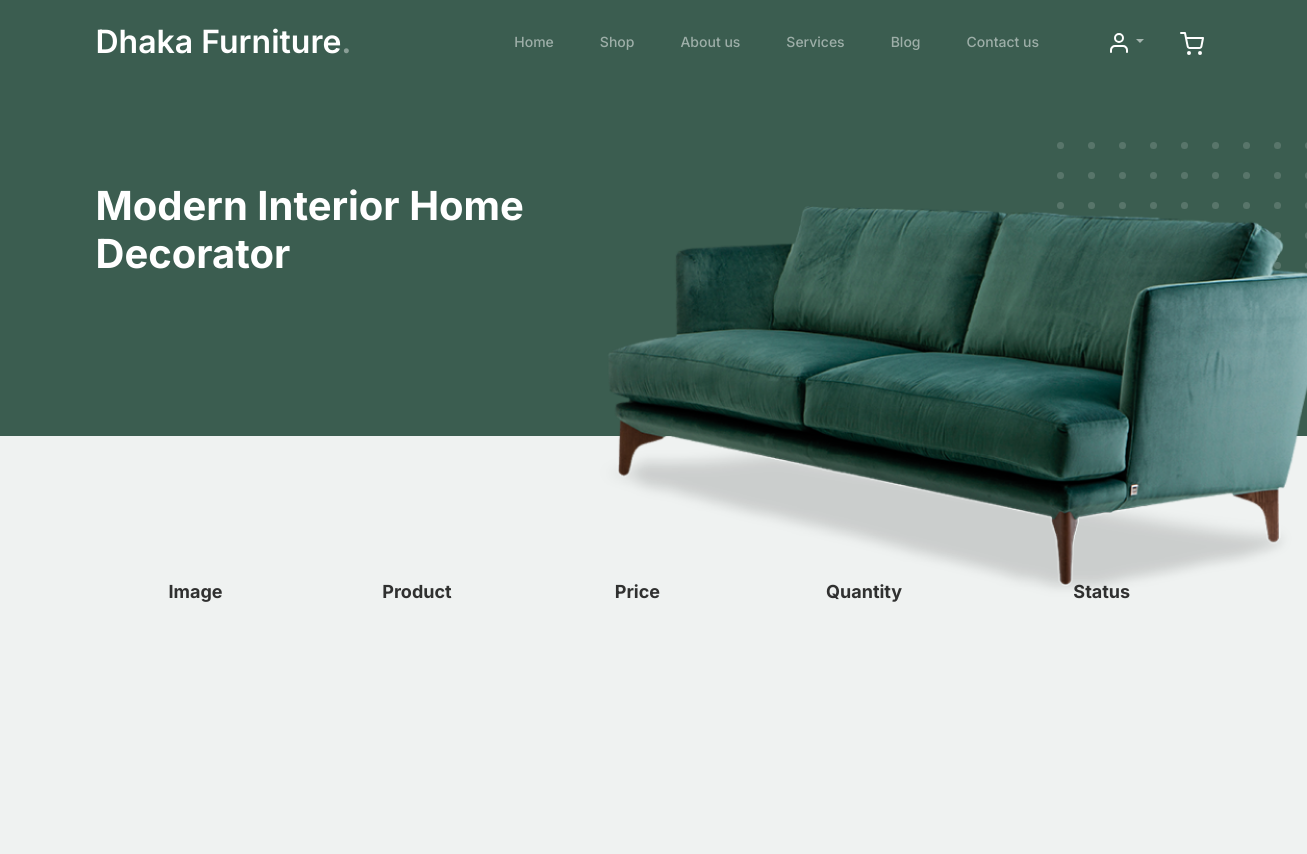
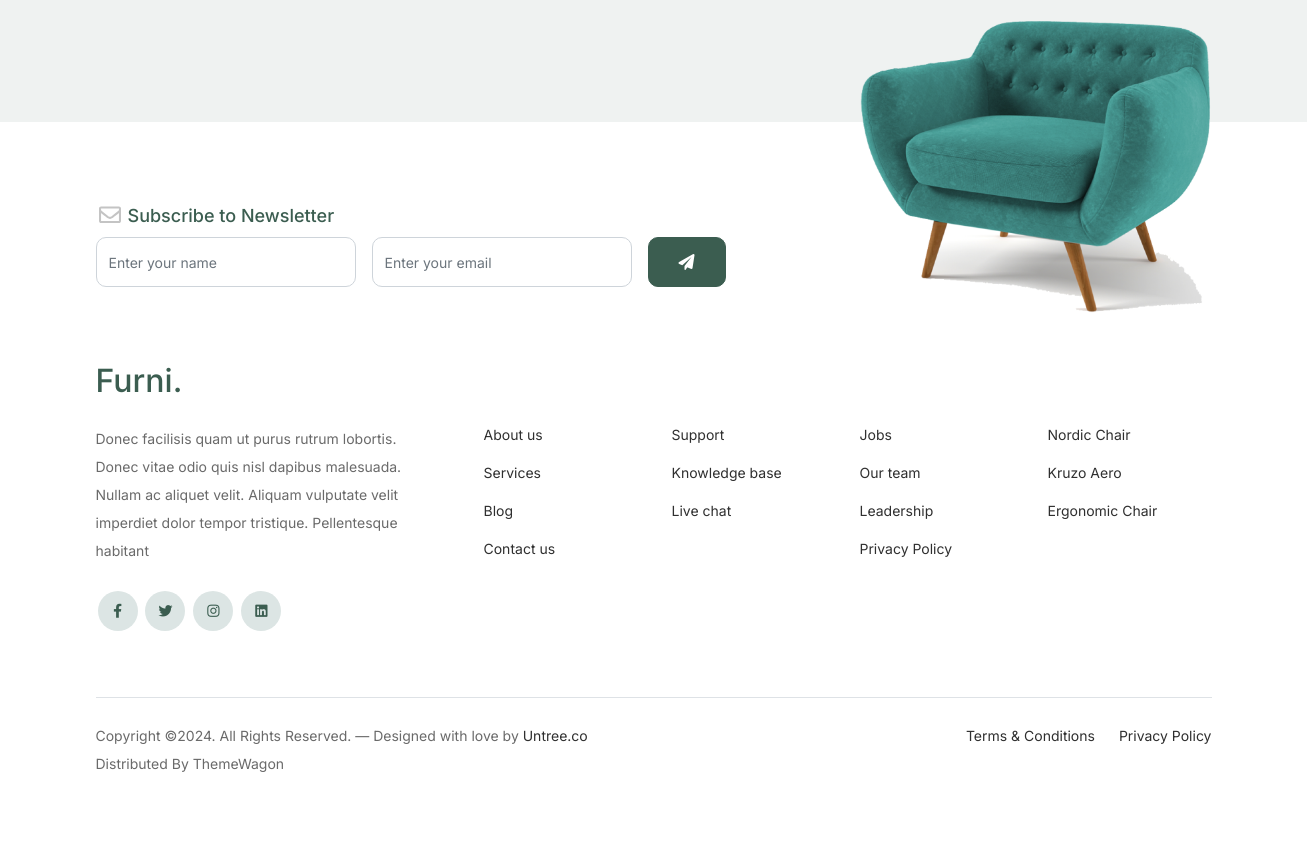
The app's page /order-details/ (signed in), older data (2 pictures, top to bottom).
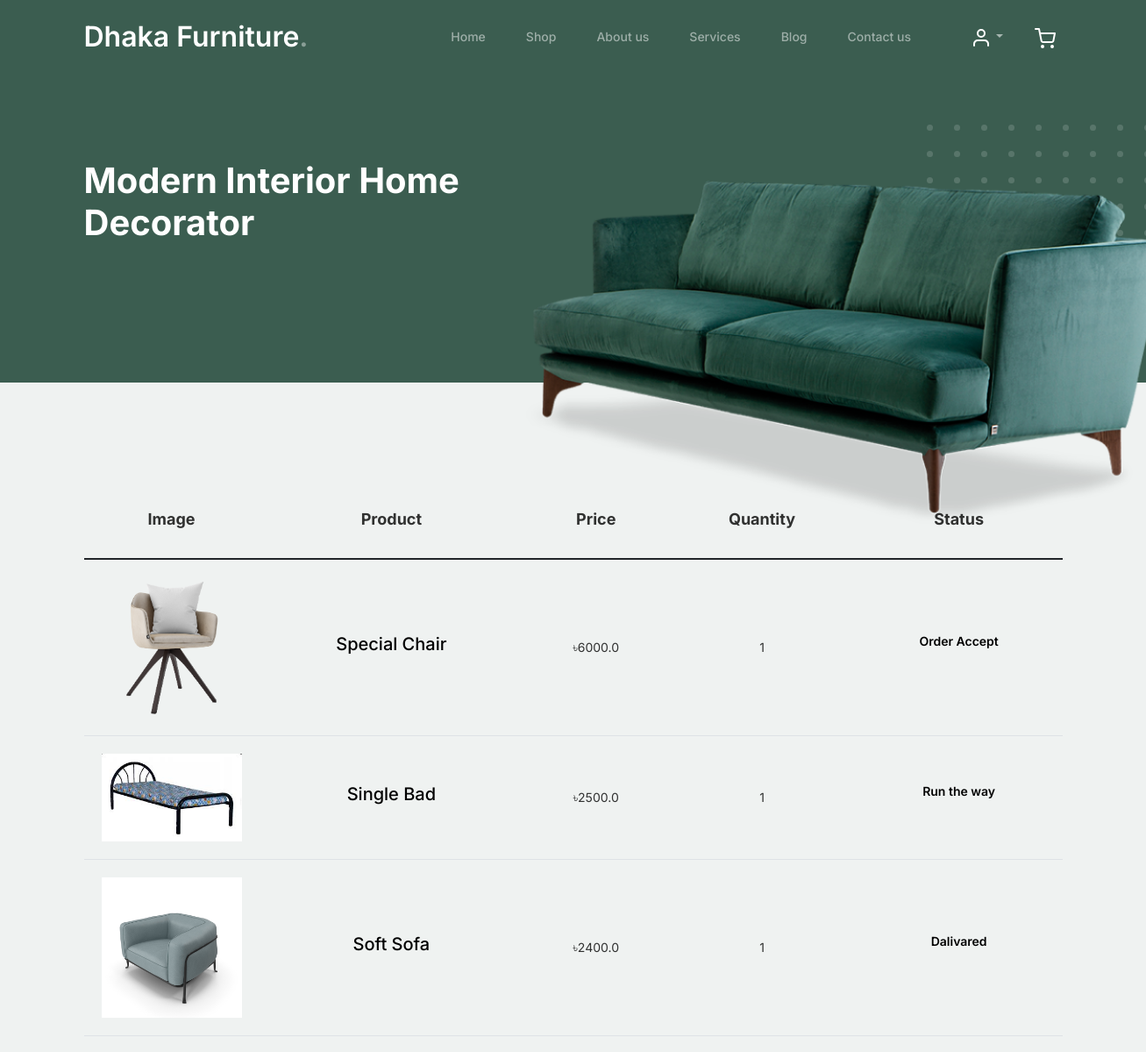
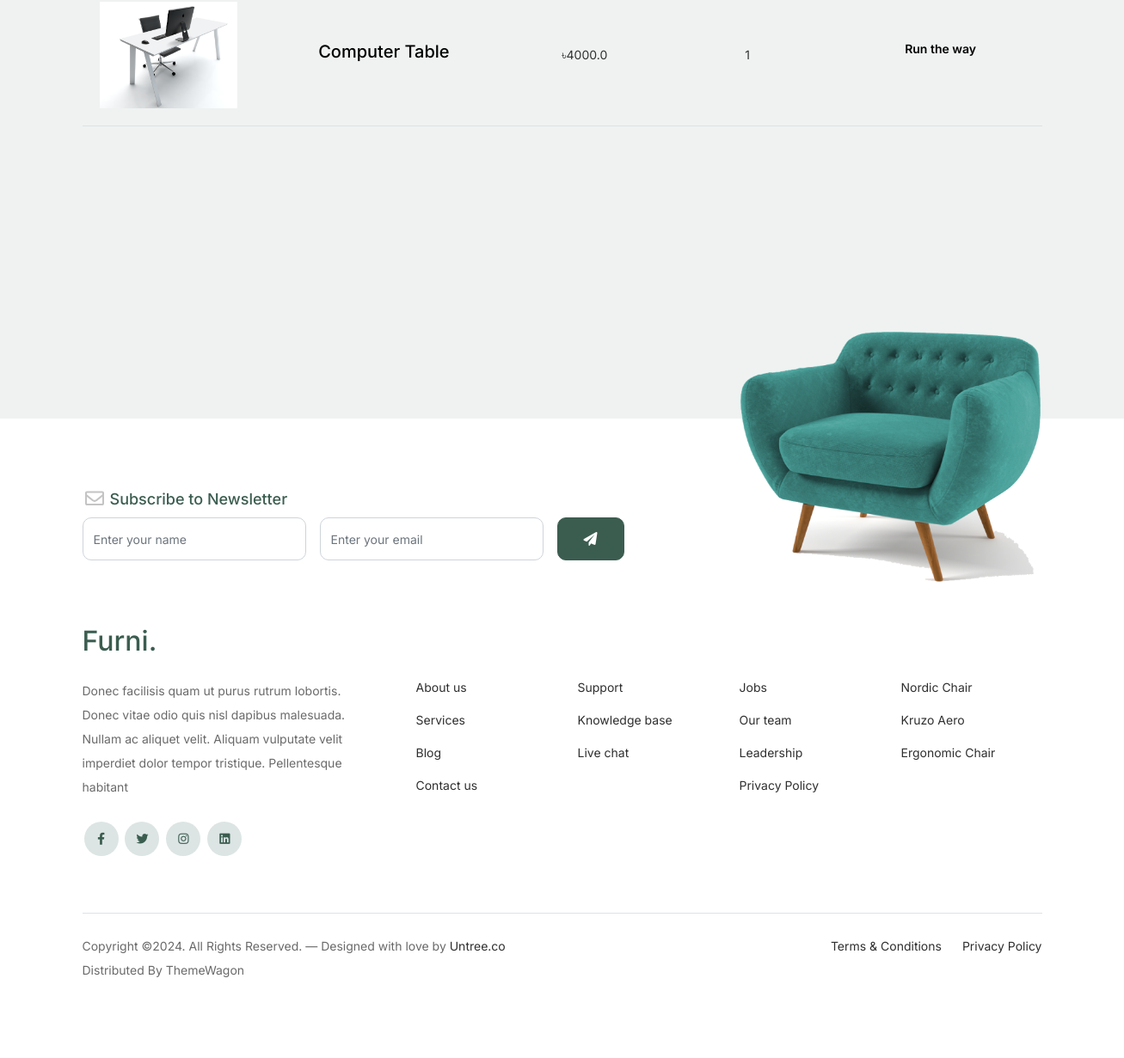
The same page, newer data (2 pictures, top to bottom).
### main/models.py (models this page shows, shortened)
class OrderPlace(models.Model):
    user=models.ForeignKey(User, on_delete=models.CASCADE)
    product=models.ForeignKey(Product, on_delete=models.CASCADE)
    quantity= models.PositiveIntegerField(default=1)
    country=models.CharField( max_length=50,blank=True,null=True)
    first_name=models.CharField( max_length=50,blank=True,null=True)
    last_name=models.CharField( max_length=50,blank=True,null=True)
    company_name=models.CharField( max_length=50,blank=True,null=True)
    addess=models.CharField( max_length=50,blank=True,null=True)
    aperment=models.CharField( max_length=50,blank=True,null=True)
    state=models.CharField( max_length=50,blank=True,null=True)
    zip=models.CharField( max_length=50,blank=True,null=True)
    email=models.EmailField( max_length=50,blank=True,null=True)
    phone=models.IntegerField(blank=True,null=True)
    note=models.TextField(blank=True,null=True)
    status=models.CharField(choices=ORDER_STATUS, max_length=50,blank=True,null=True)

class Product(models.Model):
    img=models.ImageField( upload_to='product', verbose_name='Product Image',blank=True,null=True)
    name=models.CharField(verbose_name='Product Name' ,max_length=50)
    product_info=models.TextField(verbose_name='Product Information',blank=True,null=True)
    price=models.FloatField(verbose_name='Product Price')
    discaunt_price=models.FloatField(verbose_name='Product Discaunt Price',default=0.0,blank=True,null=True)
    date=models.DateField(auto_now_add=True)
    abability=models.CharField(choices=STOCK_PRODUCT, max_length=50,blank=True,null=True)

### main/views.py (the view)
# urls.py: path('order-details/',views.order_details,name='order-details'),
def order_details(request):
    order=OrderPlace.objects.filter(user=request.user)
    return render(request,'orderinf.html',{'order':order})

### main/templates/orderinf.html (shortened to what this page needs)
{% extends "base.html" %}
{% load static %}
{% block content %}
<div class="hero">
	<div class="container">
		<div class="row justify-content-between">
			<div class="col-lg-5">
				<div class="intro-excerpt">
					<h1>Modern Interior <span clsas="d-block">Home Decorator</span></h1>
				</div>
			</div>
			<div class="col-lg-7">
				<div class="hero-img-wrap">
					<img src="{% static "images/couch.png" %}" class="img-fluid">
				</div>
			</div>
		</div>
	</div>
</div>
		<div class="untree_co-section before-footer-section">
            <div class="container">
              <div class="row mb-5">
                <form class="col-md-12" method="post">
                  <div class="site-blocks-table">
                    <table class="table">
                      <thead>
                        <tr>
                          <th class="product-thumbnail">Image</th>
                          <th class="product-name">Product</th>
                          <th class="product-price">Price</th>
                          <th class="product-quantity">Quantity</th>
                          <th class="product-remove">Status</th>
                        </tr>
                      </thead>
                      <tbody>
                      {% for Order in order %}
                          <tr>
                            <td class="product-thumbnail">
                              <img src="{{ Order.product.img.url }}" alt="Image" class="img-fluid">
                            </td>
                            <td class="product-name">
                              <h2 class="h5 text-black">{{ Order.product.name }}</h2>
                            </td>
                            <td>৳{{ Order.product.price }}</td>
                            <td>
                              {{Order.quantity}}
                            </td>
                            <td>
                                {% if Order.status == 'Order Accept' %}
                                <p class="btn btn-black btn-sm">{{Order.status}}</p>
                                {% elif Order.status == 'Run the way' %}
                                <p class="btn btn-black btn-sm">{{Order.status}}</p>
                                {% elif Order.status == 'Dalivared' %}
                                <p class="btn btn-black btn-sm">{{Order.status}}</p>
                                {% else %}
                                    <a href="{% url 'order-delete' Order.id %}" class="btn btn-black btn-sm">Order Cancel</a>
                                {% endif %}
                           </td>
                          </tr>
                          {% endfor %}
                      </tbody>
                    </table>
                  </div>
                </form>
              </div>
            </div>
          </div>
		<br> <br> <br>
		{% endblock content %}

Row changes from the older to the newer data that the page shows:
added OrderPlace: product.img (picture), product.name "Special Chair", product.price "6000.0", quantity "1", status "Order Accept"
added OrderPlace: product.img (picture), product.name "Single Bad", product.price "2500.0", quantity "1", status "Run the way"
added OrderPlace: product.img (picture), product.name "Soft Sofa", product.price "2400.0", quantity "1", status "Dalivared"
added OrderPlace: product.img (picture), product.name "Computer Table", product.price "4000.0", quantity "1", status "Run the way"
